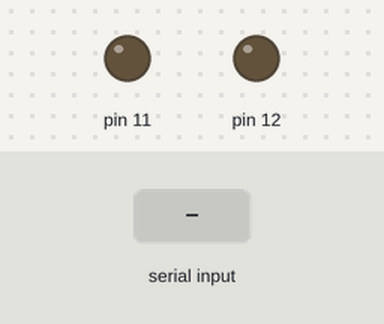
Recording of a sketch running on a simulated Arduino Uno, built with avr-gcc and run on an emulated ATmega328P. Parts: output pins drawn as LEDs (lit = HIGH). The inputs (shaded band) are chosen by the test bench. What the sketch prints to the serial monitor is not drawn.

Above: at 1.2 s.
1.3 s: "1" received over Serial
At 2.0 s:
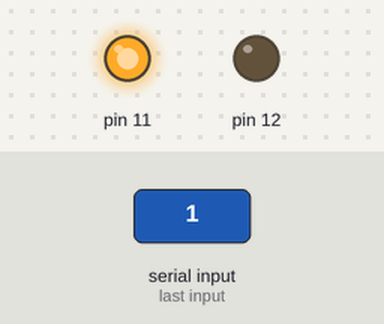
2.8 s: "2" received over Serial
At 3.1 s:
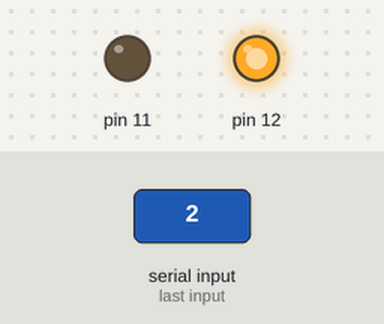
4.3 s: "3" received over Serial
At 5.5 s:
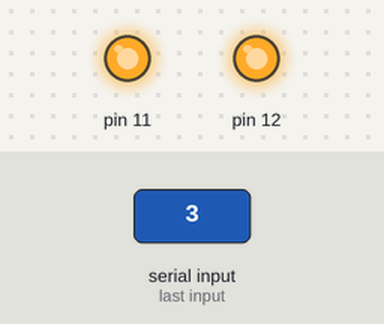
5.8 s: "0" received over Serial
At 6.6 s:
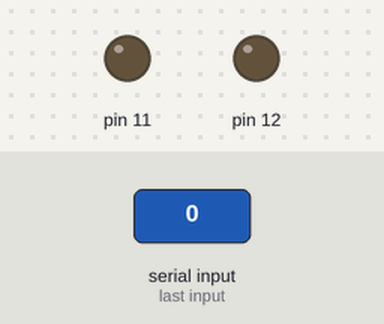
Timing chart, 0 to 8.3 s (numbered marks = the images above; inputs shaded):
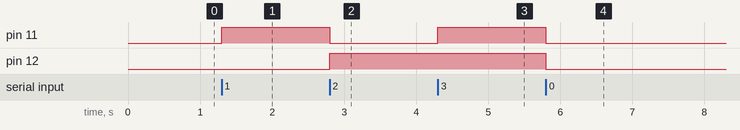

The sketch:

serialControlaDoisLEDS.ino
```cpp
/*
Serial LED
Este codigo controla o estado do led no pino 13 utilizando a porta serial
 */
int ledVerde = 11;
int ledVermelho = 12;
char serVermelho = '0';
char serVerde = '0';
void setup(){
  Serial.begin(9600);
  //Configura os pinos 11 e 12 do led como saida
  pinMode(11, OUTPUT);
  pinMode(12, OUTPUT);
  Serial.print("Estado do LED Vermelho: ");
  Serial.println(serVermelho);
  Serial.print("Estado do LED Verde: ");
  Serial.println(serVerde);
  Serial.println("Digite o estado para os LEDs: ");
}

void loop (){
  if (Serial.available()) {
    char ser = Serial.read();

    if(ser == '0' ){
      digitalWrite(11, LOW);
      digitalWrite(12, LOW);
      serVermelho = '0';
      serVerde = '0';
    }
    if(ser == '1'){
      digitalWrite(11, HIGH);
      digitalWrite(12, LOW);
      serVermelho = '1';
      serVerde = '0';
    }
    if(ser == '2'){
      digitalWrite(11, LOW);
      digitalWrite(12, HIGH);
      serVermelho = '0';
      serVerde = '1';
    }
    if(ser == '3' ){
      digitalWrite(11, HIGH);
      digitalWrite(12, HIGH);
      serVermelho = '1';
      serVerde = '1';
    }

   // Serial.print("Estado do LED Vermelho: ");
    //Serial.println(serVermelho);
    //Serial.print("Estado do LED Verde: ");
    //Serial.println(serVerde);
    //Serial.println("Digite o estado para os LEDs: ");
  }

}
```

Measured:
- after the input at 1.3 s, pin 11: LOW → HIGH at once
- after the input at 2.8 s, pin 11: HIGH → LOW at once; pin 12: LOW → HIGH at once
- after the input at 4.3 s, pin 11: LOW → HIGH at once
- after the input at 5.8 s, pin 11, pin 12: HIGH → LOW at once
